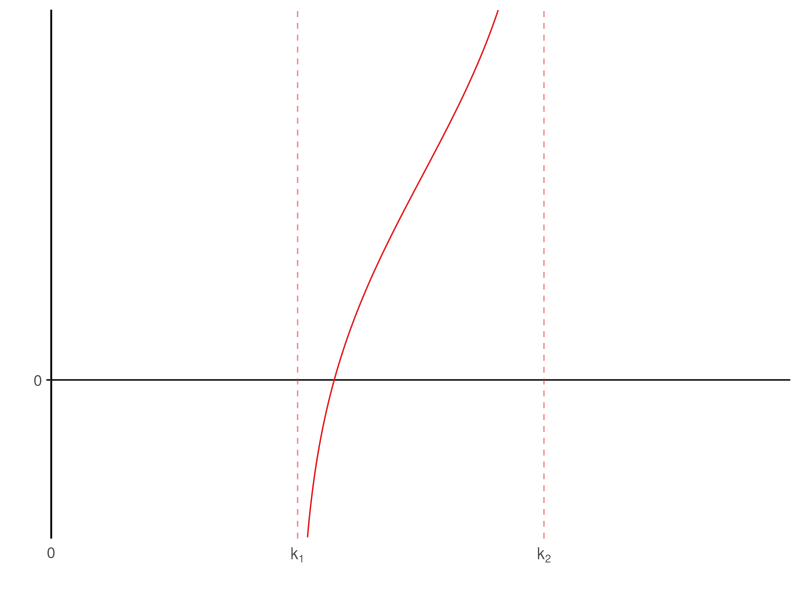

The R script that drew this image: (Note: this script raises an error after producing the figure.)
## ---- chunk 1

# Load packages
packages <- c("dplyr", "ggplot2", "ggrepel", "RColorBrewer", "reshape2", "extrafont")
lapply(packages, require, character.only = TRUE)
rm(packages)

# Define paths
loc_appA = file.path(getwd(), "result", "appendix_A")

# Graphic parameter
scale_graph = 1920/1080
red = brewer.pal(8, "Set1")[1]

## ---- chunk 2

g = function(k, sigma, ks){
  
  k1 = ks[1]
  k2 = ks[2]
  
  G = log((k/k1-1)/((k/k2)^((sigma-1)/sigma)-1))
  return(G)
}

## ---- chunk 3

# Create a dataframe with only x values
df = data.frame("inter" = seq(0, 10, length.out = 10000))

# 4 cases
sigmas = c(0.8, 1.2)
ks = list(c(1, 2), c(2,1))

# Generate g function for each cases
df = df %>% 
  mutate(g1 = g(inter, sigmas[1], ks[[1]]),
         g2 = g(inter, sigmas[1], ks[[2]]),
         g3 = g(inter, sigmas[2], ks[[1]]),
         g4 = g(inter, sigmas[2], ks[[2]])) %>% 
  melt(id.vars = "inter")

## ---- chunk 4

df %>%
  subset(variable == "g1") %>% 
  
  ggplot(aes(x = inter, y = value)) +
  geom_hline(yintercept = 0) +
  geom_line(color = red) +
  # Dashed lines (specific values)
  geom_vline(xintercept = 1, color = red, linetype = "dashed", alpha = 0.5) +
  geom_vline(xintercept = 2, color = red, linetype = "dashed", alpha = 0.5) +
  # Axis
  scale_x_continuous(name = "", breaks = c(0, 1, 2), labels = c(0, expression(k[1]), expression(k[2])),
                     limits = c(0,3), expand = c(0,0)) + 
  scale_y_continuous(name = "", breaks = 0, labels = 0,
                      limits = c(-1.5,3.5), expand = c(0,0)) +
  # Graphic background
  theme_classic(base_size = 14) +
  theme(axis.line.x = element_blank(),
        axis.ticks.x = element_blank()) +
  # Save
  ggsave(file.path(loc_appA, "function_g", "graph_a.png"), width = 7, height = 7*2/3)

## ---- chunk 5

df %>%
  subset(variable == "g2") %>% 
  
  ggplot(aes(x = inter, y = value)) +
  geom_line(color = red) +
  geom_hline(yintercept = 0) +
  # Dashed lines (specific values)
  geom_vline(xintercept = 1, color = red, linetype = "longdash", alpha = 0.5) +
  geom_vline(xintercept = 2, color = red, linetype = "longdash", alpha = 0.5) +
  # Axis
  scale_x_continuous(name = "", breaks = c(0, 1, 2), labels = c(0, expression(k[2]), expression(k[1])),
                     limits = c(0,3), expand = c(0,0)) + 
  scale_y_continuous(name = "", breaks = 0, labels = 0,
                      limits = c(-1.5,3.5), expand = c(0,0)) +
  # Graphic background
  theme_classic(base_size = 14) +
  theme(axis.line.x = element_blank(),
        axis.ticks.x = element_blank()) +
  # Save
  ggsave(file.path(loc_appA, "function_g", "graph_b.png"), width = 7, height = 7*2/3)

## ---- chunk 6

df %>%
  subset(variable == "g3") %>% 
  
  ggplot(aes(x = inter, y = value)) +
  geom_line(color = red) +
  geom_hline(yintercept = 0) +
  # Dashed lines (specific values)
  geom_vline(xintercept = 1, color = red, linetype = "longdash", alpha = 0.5) +
  geom_vline(xintercept = 2, color = red, linetype = "longdash", alpha = 0.5) +
  # Axis
  scale_x_continuous(name = "", breaks = c(0, 1, 2), labels = c(0, expression(k[1]), expression(k[2])),
                     limits = c(0,7), expand = c(0,0)) + 
  scale_y_continuous(name = "", breaks = 0, labels = 0,
                      limits = c(-2,5), expand = c(0,0)) +
  # Graphic background
  coord_cartesian() + 
  theme_classic(base_size = 14) +
  theme(axis.line.x = element_blank(),
        axis.ticks.x = element_blank()) +
  # Save
  ggsave(file.path(loc_appA, "function_g", "graph_c.png"), width = 7, height = 7*2/3)

## ---- chunk 7

df %>%
  subset(variable == "g4") %>% 
  
  ggplot(aes(x = inter, y = value)) +
  geom_line(color = red) +
  geom_hline(yintercept = 0) +
  # Dashed lines (specific values)
  geom_vline(xintercept = 1, color = red, linetype = "longdash", alpha = 0.5) +
  geom_vline(xintercept = 2, color = red, linetype = "longdash", alpha = 0.5) +
  # Axis
  scale_x_continuous(name = "", breaks = c(0, 1, 2), labels = c(0, expression(k[2]), expression(k[1])),
                     limits = c(0,7), expand = c(0,0)) + 
  scale_y_continuous(name = "", breaks = 0, labels = 0,
                      limits = c(-2,5), expand = c(0,0)) +
  # Graphic background
  coord_cartesian() + 
  theme_classic(base_size = 14) +
  theme(axis.line.x = element_blank(),
        axis.ticks.x = element_blank()) +
  # Save
  ggsave(file.path(loc_appA, "function_g", "graph_d.png"), width = 7, height = 7*2/3)

## ---- chunk 8

h = function(k, sigma, phi, gamma){
  H = (sigma + (1-phi)/phi * (1-gamma*(1-sigma))/gamma * k^((1-sigma)/sigma))^(-1)
  return(H)
}

## ---- chunk 9
# Interval vector
inter = seq(0.001, 100, by = 0.001)

# 3 cases
sigmas = c(0.25, 0.8, 1.2)
phi = 0.3 # Average value of phi for France and the United-States
gamma = 0.5 # Value from calibration

# Empty data frame
df = data.frame(matrix(ncol = 3, nrow = 0)) %>% 
  setNames(c("inter", "sigma", "value"))

# Loop
for(i in c(1:3)){
    
    df = cbind(inter, "sigma" = sigmas[i], "value" = h(inter, sigmas[i], phi, gamma)) %>% 
      as.data.frame() %>% 
      rbind(df)
    
}
## ---- chunk 10

# Value of sigma in this case
sigma_1 = 0.25

# Generate the graph
df %>% 
  subset(sigma == 0.25) %>% 
  
  ggplot(aes(x = inter, y = value)) +
  geom_line(color = red) +
  # Dashed line for the horizontal asymptote
  geom_hline(yintercept = 1/sigma_1, linetype = "dashed", color = red, alpha = 0.5) +
  # Axis
  scale_x_continuous(name = "", breaks = 0, labels = 0, limits = c(0, 1.5), expand = c(0,0)) +
  scale_y_continuous(name = "", breaks = c(0, 1/sigma_1), labels = c(0, expression(frac(1,sigma))),
                     limits = c(0, 1/sigma_1*1.05), expand = c(0,0)) +
  # Graphic background
  theme_classic(base_size = 14) +
  # Save
  ggsave(file.path(loc_appA, "function_h", "graph_1.png"), width = 5, height = 5)

## ---- chunk 11

# Value of sigma in this case
sigma_2 = 0.8

# Generate the graph
df %>% 
  subset(sigma == sigma_2) %>% 
  
  ggplot(aes(x = inter, y = value)) +
  geom_line(color = red) +
  # Dashed line for the horizontal asymptote
  geom_hline(yintercept = 1/sigma_2, linetype = "dashed", color = red, alpha = 0.5) +
  # Axis
  scale_x_continuous(name = "", breaks = 0, labels = 0, limits = c(0, 1.5), expand = c(0,0)) +
  scale_y_continuous(name = "", breaks = c(0, 1/sigma_2), labels = c(0, expression(frac(1,sigma))),
                     limits = c(0, 1/sigma_2*1.05), expand = c(0,0)) +
  # Graphic background
  theme_classic(base_size = 14) +
  # Save
  ggsave(file.path(loc_appA, "function_h", "graph_2.png"), width = 5, height = 5)

## ---- chunk 12

# Value of sigma in this case
sigma_3 = 1.2

# Generate the graph
df %>% 
  subset(sigma == sigma_3) %>% 
  
  ggplot(aes(x = inter, y = value)) +
  geom_line(color = red) +
  # Dashed line for the horizontal asymptote
  geom_hline(yintercept = 1/sigma_3, linetype = "dashed", color = red, alpha = 0.5) +
  # Axis
  scale_x_continuous(name = "", breaks = 0, labels = 0, limits = c(0, 1.5), expand = c(0,0)) +
  scale_y_continuous(name = "",
                     breaks = c(0, 1/sigma_3), labels = c(0, expression(frac(1,sigma))),
                     limits = c(0, 1/sigma_3*1.05), expand = c(0,0)) +
  # Graphic background
  theme_classic(base_size = 14) +
  # Save
  ggsave(file.path(loc_appA, "function_h", "graph_3.png"), width = 5, height = 5)

## ---- chunk 13
# Ranges
sigma_range = c(1.1, 1.2, 1.3, 1.5, 1.7)
k1 = 1
k2_range = k1*c(1.1, 3, 5)
gamma = 0.5
phi = 0.3

# Interval
inter = seq(0.001, 30, 0.001)

# Empty data frame
result = data.frame(matrix(ncol = 4, nrow = 0)) %>% 
  setNames(c("inter", "sigma", "k2", "value"))

# Loop to compute g function
for(k2 in k2_range){
  for(sigma in sigma_range){
   
   g = function(k, sigma, k1, k2){
      G = log((k/k1-1)/((k/k2)^((sigma-1)/sigma)-1))
      return(G)
   }
   
   h = function(k, sigma, k1, phi, gamma){
     H = (sigma + (1-phi)/phi*(1-gamma*(1-sigma))/gamma*k^((1-sigma)/sigma))^(-1)
     return(H)
   }
   
   result = cbind(inter, sigma, k2, "value" = g(inter, sigma, k1, k2),
                  "value_h" = h(inter, sigma, k1, phi, gamma)) %>% 
     rbind(result)
   
  }
}

result = as.data.frame(result)

# Compute bound and violation as a logic variable
result = result %>% 
  # subset(inter > k2) %>% 
   mutate(bound = 1/as.numeric(as.character(sigma)),
          violation = ifelse(bound > value, TRUE, FALSE),
          sigma = as.factor(sigma),
          k2 = as.factor(k2))

# Values for all k > k2
result_after = result %>% 
  subset(inter > as.numeric(as.character(k2)))

# Values for all k<= k2
result_before = result %>% 
  subset(inter <= as.numeric(as.character(k2)))

# Check if g and h intersect
sum(result_after$violation, na.rm = TRUE) # If =  0, then do not intersect after k2
## ---- chunk 14
# Show minimum k on (k2, +infinity)
min_val = result_after %>%  
  group_by(sigma, k2) %>% 
  summarise(min(value), min(bound)) %>% 
  setNames(c("sigma", "k2", "min_k", "min_x"))
min_val
## ---- chunk 15
# Pull the minimum value of X for each possible couples (sigma, k2)
x_bound = min_val %>% pull("min_x")

# Generate
result_after %>%  
  
  ggplot(aes(x = inter, y = value)) +
  geom_line(aes(color = sigma)) +
  # Limit in +infinity of the h function
  geom_hline(data = min_val, aes(yintercept = x_bound, color = sigma), linetype = "dashed") +
  # Wrap
  facet_wrap(k2 ~ ., labeller = label_bquote(nu == .(as.numeric(as.character(k2))))) +
  # Axis
  scale_x_continuous(breaks = 0, limits = c(0, 10), expand = c(0,0)) +
  scale_y_continuous(breaks = c(0,1), limits = c(0, 5), expand = c(0,0)) +
  # Graphic parameters
  scale_color_manual(name = bquote(sigma), values = brewer.pal(8, "Set1")) +
  theme_classic(base_size = 14) +
  theme(legend.position = "right") +
  labs(x = "", y = "") +
  # Save
  ggsave(file.path(loc_appA, "uniqueness", "gc_after.png"), width = scale_graph*5, height = scale_graph*5/3)

## ---- chunk 16

result_before %>% 
  
  ggplot(aes(x = inter, y = value)) +
  geom_line(aes(color = sigma)) +
  # Limit in +infinity of the h function (not very useful on this graph)
  geom_hline(data = min_val, aes(yintercept = x_bound, color = sigma), linetype = "dashed") +
  # Wrap
  facet_wrap(k2 ~ ., labeller = label_bquote(nu == .(as.numeric(as.character(k2))))) +
  # Axis
  scale_x_continuous(breaks = c(0,1), limits = c(0, 1), expand = c(0,0)) +
  scale_y_continuous(breaks = c(0,1), limits = c(0, 2), expand = c(0,0)) +
  # Graphic parameters
  scale_color_manual(name = bquote(sigma), values = brewer.pal(8, "Set1")) +
  theme_classic(base_size = 14) +
  theme(legend.position = "right") +
  labs(x = "", y = "") +
  # Save
  ggsave(file.path(loc_appA, "uniqueness", "gc_before.png"), width = scale_graph*5, height = scale_graph*5/3)

## ---- chunk 17

result_before %>% 
  
  ggplot(aes(x = inter, color = sigma)) +
  # g function
  geom_line(aes(y = value)) +
  # h function
  geom_line(aes(y = value_h), linetype = "dashed") +
  # Limit in +infinity of the h function
  geom_hline(data = min_val, aes(yintercept = x_bound, color = sigma), linetype = "dotted") +
  # Wrap
  facet_wrap(k2 ~ ., labeller = label_bquote(nu == .(as.numeric(as.character(k2))))) +
  # Axis
  scale_x_continuous(breaks = c(0,1), limits = c(0, 1), expand = c(0,0)) +
  scale_y_continuous(breaks = c(0,1), limits = c(0, 2), expand = c(0,0)) +
  # Graphic parameters
  scale_color_manual(name = bquote(sigma), values = brewer.pal(8, "Set1")) +
  theme_classic(base_size = 14) +
  theme(legend.position = "right") +
  labs(x = "", y = "") +
  # Save
  ggsave(file.path(loc_appA, "uniqueness", "gc_before_all.png"), width = scale_graph*5, height = scale_graph*5/3)

## ---- chunk 18

result %>% 
  
  ggplot(aes(x = inter, color = sigma)) +
  # g function
  geom_line(aes(y = value)) +
  # h function
  geom_line(aes(y = value_h), linetype = "dashed") +
  # Limit in +infinity of the h function
  geom_hline(data = min_val, aes(yintercept = x_bound, color = sigma), linetype = "dotted") +
  # Wrap
  facet_wrap(k2 ~ ., labeller = label_bquote(nu == .(as.numeric(as.character(k2))))) +
  # Axis
  scale_x_continuous(breaks = 0, limits = c(0, 10), expand = c(0,0)) +
  scale_y_continuous(breaks = c(0,1), limits = c(0, 5), expand = c(0,0)) +
  # Graphic parameters
  scale_color_manual(name = bquote(sigma), values = brewer.pal(8, "Set1")) +
  theme_classic(base_size = 14) +
  theme(legend.position = "right") +
  labs(x = "", y = "") +
  # Save
  ggsave(file.path(loc_appA, "uniqueness", "gc_all.png"), width = scale_graph*5, height = scale_graph*5/3)

## ---- chunk 19
# Ranges
sigma_range = c(1.1, 1.2, 1.3, 1.5, 1.7)
k1 = 1
k2_range = k1*c(0.3, 0.6, 0.9)
gamma = 0.5
phi = 0.3

# Interval
inter = seq(0.001, 30, 0.001)

# Empty data frame
result = data.frame(matrix(ncol = 4, nrow = 0)) %>% 
  setNames(c("inter", "sigma", "k2", "value"))

# Loop to compute g function
for(k2 in k2_range){
  for(sigma in sigma_range){
   
   g = function(k, sigma, k1, k2){
      G = log((k/k1-1)/((k/k2)^((sigma-1)/sigma)-1))
      return(G)
   }
   
   h = function(k, sigma, k1, phi, gamma){
     H = (sigma + (1-phi)/phi*(1-gamma*(1-sigma))/gamma*k^((1-sigma)/sigma))^(-1)
     return(H)
   }
   
   result = cbind(inter, sigma, k2, "value" = g(inter, sigma, k1, k2),
                  "value_h" = h(inter, sigma, k1, phi, gamma)) %>% 
     rbind(result)
   
  }
}

result = as.data.frame(result)

# Compute bound and violation logic
result = result %>% 
  # subset(inter > k2) %>% 
   mutate(bound = 1/as.numeric(as.character(sigma)),
          violation = ifelse(bound > value, TRUE, FALSE),
          h_over_g = ifelse(value < value_h, TRUE, FALSE),
          sigma = as.factor(sigma),
          k2 = as.factor(k2))

result_after = result %>% 
  subset(inter > as.numeric(as.character(k2)))

result_before = result %>% 
  subset(inter <= as.numeric(as.character(k2)))

# Check if g and h intersect
sum(result_after$h_over_g, na.rm = TRUE) # If =  0, then do not intersect after k2
## ---- chunk 20
# Show minimum k on (k2, +infinity)
min_val = result_after %>%  
  group_by(sigma, k2) %>% 
  summarise(min(value), min(bound)) %>% 
  setNames(c("sigma", "k2", "min_k", "min_x"))
min_val

x_bound = min_val %>% pull("min_x")
## ---- chunk 21

result %>% 
  
  ggplot(aes(x = inter, color = sigma)) +
  # g function
  geom_line(aes(y = value)) +
  # h function
  geom_line(aes(y = value_h), linetype = "dashed") +
  # Limit in +infinity of the h function
  geom_hline(data = min_val, aes(yintercept = x_bound, color = sigma), linetype = "dotted") +
  # Wrap
  facet_wrap(k2 ~ ., labeller = label_bquote(nu == .(as.numeric(as.character(k2))))) +
  # Axis
  scale_x_continuous(breaks = 0, limits = c(0, 10), expand = c(0,0)) +
  scale_y_continuous(breaks = c(0,1), limits = c(0, 5), expand = c(0,0)) +
  # Graphic parameters
  scale_color_manual(name = bquote(sigma), values = brewer.pal(8, "Set1")) +
  theme_classic(base_size = 14) +
  theme(legend.position = "right") +
  labs(x = "", y = "") +
  # Save
  ggsave(file.path(loc_appA, "uniqueness", "gd_all.png"), width = scale_graph*5, height = scale_graph*5/3)

